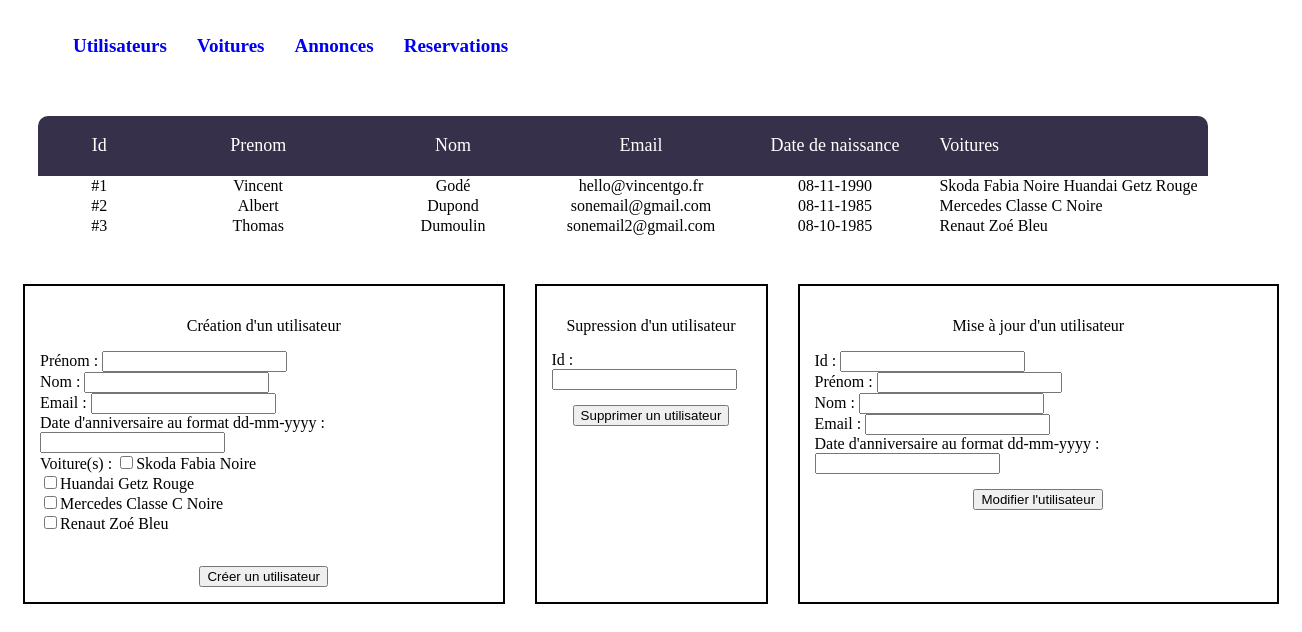
The page /users.php on the database its author committed.
### tables this page shows
CREATE TABLE `users` (
  `id` int(11) NOT NULL,
  `firstname` varchar(255) NOT NULL,
  `lastname` varchar(255) NOT NULL,
  `email` varchar(255) NOT NULL,
  `birthday` datetime NOT NULL
);

CREATE TABLE `cars` (
  `id` int(11) NOT NULL,
  `brand` varchar(255) NOT NULL,
  `model` varchar(255) NOT NULL,
  `color` varchar(255) NOT NULL,
  `nbrSlots` int(11) NOT NULL
);

### class/Services/DataBaseService.php (called while the page is built, shortened)
<?php
class DataBaseService
{
    private $connection;
    public function __construct()
    {
        try {
            $this->connection = new PDO(
                'mysql:host=' . self::HOST . ';port=' . self::PORT . ';dbname=' . self::DATABASE_NAME,
                self::MYSQL_USER,
                self::MYSQL_PASSWORD
            );
            $this->connection->exec("SET CHARACTER SET utf8");
        } catch (Exception $e) {
            echo 'Erreur : ' . $e->getMessage();
        }
    }
    public function getUsers(): array
    {
        $users = [];
        $sql = 'SELECT * FROM users';
        $query = $this->connection->query($sql);
        $results = $query->fetchAll(PDO::FETCH_ASSOC);
        if (!empty($results)) {
            $users = $results;
        }
        return $users;
    }
    public function getCars(): array
    {
        $cars = [];
        $sql = 'SELECT * FROM cars';
        $query = $this->connection->query($sql);
        $results = $query->fetchAll(PDO::FETCH_ASSOC);
        if (!empty($results)) {
            $cars = $results;
        }
        return $cars;
    }
    public function getUserCars(string $userId): array
    {
        $userCars = [];
        $data = [
            'userId' => $userId,
        ];
        $sql = '
            SELECT c.*
            FROM cars as c
            LEFT JOIN users_cars as uc ON uc.car_id = c.id
            WHERE uc.user_id = :userId';
        $query = $this->connection->prepare($sql);
        $query->execute($data);
        $results = $query->fetchAll(PDO::FETCH_ASSOC);
        if (!empty($results)) {
            $userCars = $results;
        }
        return $userCars;
    }
}

### class/Services/UsersService.php (called while the page is built, shortened)
<?php
class UsersService
{
    public function getUsers(): array
    {
        $users = [];
        $dataBaseService = new DataBaseService();
        $usersDTO = $dataBaseService->getUsers();
        if (!empty($usersDTO)) {
            foreach ($usersDTO as $userDTO) {
                $user = new User();
                $user->setId($userDTO['id']);
                $user->setFirstname($userDTO['firstname']);
                $user->setLastname($userDTO['lastname']);
                $user->setEmail($userDTO['email']);
                $date = new DateTime($userDTO['birthday']);
                if ($date !== false) {
                    $user->setbirthday($date);
                }
                $cars = $this->getUserCars($userDTO['id']);
                $user->setCars($cars);
                $users[] = $user;
            }
        }
        return $users;
    }
    public function getUserCars(string $userId): array
    {
        $userCars = [];
        $dataBaseService = new DataBaseService();
        $usersCarsDTO = $dataBaseService->getUserCars($userId);
        if (!empty($usersCarsDTO)) {
            foreach ($usersCarsDTO as $userCarDTO) {
                $car = new Car();
                $car->setId($userCarDTO['id']);
                $car->setBrand($userCarDTO['brand']);
                $car->setModel($userCarDTO['model']);
                $car->setColor($userCarDTO['color']);
                $car->setNbrSlots($userCarDTO['nbrSlots']);
                $userCars[] = $car;
            }
        }
        return $userCars;
    }
}

### class/Entities/Car.php (called while the page is built, shortened)
<?php
class Car
{
    private $id;
    private $brand;
    private $model;
    private $color;
    public function getId(): string
    {
        return $this->id;
    }
    public function setId(string $id): self
    {
        $this->id = $id;
        return $this;
    }
    public function getBrand(): string
    {
        return $this->brand;
    }
    public function setBrand(string $brand): self
    {
        $this->brand = $brand;
        return $this;
    }
    public function getModel(): string
    {
        return $this->model;
    }
    public function setModel(string $model): self
    {
        $this->model = $model;
        return $this;
    }
    public function getColor(): string
    {
        return $this->color;
    }
    public function setColor(string $color): self
    {
        $this->color = $color;
        return $this;
    }
    public function setNbrSlots(int $nbrSlots): self
    {
        return $this;
    }
}

### class/Entities/User.php (called while the page is built, shortened)
<?php
class User
{
    private $id;
    private $firstname;
    private $lastname;
    private $email;
    private $birthday;
    private $cars;
    public function getId(): string
    {
        return $this->id;
    }
    public function setId(string $id): void
    {
        $this->id = $id;
    }
    public function getFirstname(): string
    {
        return $this->firstname;
    }
    public function setFirstname(string $firstname): void
    {
        $this->firstname = $firstname;
    }
    public function getLastname(): string
    {
        return $this->lastname;
    }
    public function setLastname(string $lastname): void
    {
        $this->lastname = $lastname;
    }
    public function getEmail(): string
    {
        return $this->email;
    }
    public function setEmail($email): void
    {
        $this->email = $email;
    }
    public function getBirthday(): DateTime
    {
        return $this->birthday;
    }
    public function setBirthday(DateTime $birthday): void
    {
        $this->birthday = $birthday;
    }
    public function getCars(): ?array
    {
        return $this->cars;
    }
    public function setCars(array $cars)
    {
        $this->cars = $cars;
        return $this;
    }
}

### class/Services/CarsService.php (called while the page is built, shortened)
<?php
class CarsService
{
    public function getCars(): array
    {
        $cars = [];
        $dataBaseService = new DataBaseService();
        $carsDTO = $dataBaseService->getCars();
        if (!empty($carsDTO)) {
            foreach ($carsDTO as $carDTO) {
                $car = new Car();
                $car->setId($carDTO['id']);
                $car->setBrand($carDTO['brand']);
                $car->setModel($carDTO['model']);
                $car->setColor($carDTO['color']);
                $car->setNbrSlots($carDTO['nbrSlots']);
                $cars[] = $car;
            }
        }
        return $cars;
    }
}

### users.php (the view, shortened to what this page needs)
<!DOCTYPE html>
<html lang="fr-FR" prefix="og: https://ogp.me/ns#">
<head>
    <link rel="stylesheet" href="style.css">
</head>
<body>
<?php
include("header.php");
?>
<main id="content" class="content">
    <section>
        <div class="container-table100">
        <div class="wrap-table100">
        <div class="table100">
        <table>
        <thead>
        <?php
			$controller = new UsersController();
			echo $controller->getUsers();
		?>
        </tbody>
        </table>
        </div>
        </div>
        </div>
    </section>
    <div id="bdd" class="bdd">
        <section>
            <?php
                $carsService = new CarsService();
                $cars = $carsService->getCars();
            ?>
            <p>Création d'un utilisateur</p>
            <form method="post" action="users.php" name ="userCreateForm">
                <label for="firstname">Prénom :</label>
                <input type="text" name="firstname">
                <br />
                <label for="lastname">Nom :</label>
                <input type="text" name="lastname">
                <br />
                <label for="email">Email :</label>
                <input type="text" name="email">
                <br />
                <label for="birthday">Date d'anniversaire au format dd-mm-yyyy :</label>
                <input type="text" name="birthday">
                <br />
                <label for="cars">Voiture(s) :</label>
                <?php foreach ($cars as $car): ?>
                    <?php $carName = $car->getBrand() . ' ' . $car->getModel() . ' ' . $car->getColor(); ?>
                    <input type="checkbox" name="cars[]" value="<?php echo $car->getId(); ?>"><?php echo $carName; ?>
                    <br />
                <?php endforeach; ?>
                <br />
                <input type="submit" value="Créer un utilisateur" class="button">
            </form>
        </section>
        <section>
            <p>Supression d'un utilisateur</p>
            <form method="post" action="users.php" name ="userDeleteForm">
                <label for="id">Id :</label>
                <input type="text" name="id">
                <br />
                <input type="submit" value="Supprimer un utilisateur" class="button">
            </form>
        </section>
        <section>
            <p>Mise à jour d'un utilisateur</p>
            <form method="post" action="users.php" name ="userUpdateForm">
                <label for="id">Id :</label>
                <input type="text" name="id">
                <br />
                <label for="firstname">Prénom :</label>
                <input type="text" name="firstname">
                <br />
                <label for="lastname">Nom :</label>
                <input type="text" name="lastname">
                <br />
                <label for="email">Email :</label>
                <input type="text" name="email">
                <br />
                <label for="birthday">Date d'anniversaire au format dd-mm-yyyy :</label>
                <input type="text" name="birthday">
                <br />
                <input type="submit" value="Modifier l'utilisateur" class="button">
            </form>
        </section>
    </div>
</main>
</body>
</html>

### class/Controllers/UsersController.php (shortened to what this page needs)
<?php
class UsersController
{
    public function getUsers(): string
    {
        $html = '
            <tr class="table100-head">
            <th class="column1">Id</th>
            <th class="column2">Prenom</th>
            <th class="column3">Nom</th>
            <th class="column4">Email</th>
            <th class="column5">Date de naissance</th>
            <th class="column6">Voitures</th>
            </tr>
            </thead>
            <tbody>';
        $usersService = new UsersService();
        $users = $usersService->getUsers();
        foreach ($users as $user) {
            $carsHtml = '';
            if (!empty($user->getCars())) {
                foreach ($user->getCars() as $car) {
                    $carsHtml .= $car->getBrand() . ' ' . $car->getModel() . ' ' . $car->getColor() . ' ';
                }
            }
            $html .=
                '<tr>' .
                '<td class="column1"> #' . $user->getId() . '</td>' .
                '<td class="column2">' . $user->getFirstname() . '</td>' .
                '<td class="column3">' . $user->getLastname() . '</td>' .
                '<td class="column4">' . $user->getEmail() . '</td>' .
                '<td class="column5">' . $user->getBirthday()->format('d-m-Y') . '</td>' .
                '<td class="column6">' . $carsHtml .
                '</tr>';
        }
        return $html;
    }
}

### style.css (style rules this page uses)
.content { position: relative; }
.bdd { display: flex; }
.bdd section { margin: 15px; padding: 15px; border: 2px black solid; }
.button { margin-top: 15px; display: flex; margin-left: auto; margin-right: auto; }
section p { display: flex; justify-content: center; }
.container-table100 { width: 100%; display: flex; align-items: center; flex-wrap: wrap; padding: 33px 30px; }
.wrap-table100 { width: 1170px; }
table { border-spacing: 1; border-collapse: collapse; background: #fff; border-radius: 10px; overflow: hidden; width: 100%; margin: 0 auto; position: relative; }
table thead tr { height: 60px; background: #36304a; }
.table100-head th { font-family: OpenSans-Regular; font-size: 18px; color: #fff; line-height: 1.2; font-weight: unset; }
.column1 { width: 100px; text-align: center; }
.column2 { width: 160px; text-align: center; }
.column3 { width: 160px; text-align: center; }
.column4 { width: 110px; text-align: center; }
.column5 { width: 170px; text-align: center; }

### rows shown on the page
users: id "1", firstname "Vincent", lastname "Godé", email "hello@vincentgo.fr", format "08-11-1990", carsHtml "Skoda Fabia Noire Huandai Getz Rouge"
users: id "2", firstname "Albert", lastname "Dupond", email "sonemail@gmail.com", format "08-11-1985", carsHtml "Mercedes Classe C Noire"
users: id "3", firstname "Thomas", lastname "Dumoulin", email "sonemail2@gmail.com", format "08-10-1985", carsHtml "Renaut Zoé Bleu"
cars: carName "Skoda Fabia Noire"
cars: carName "Huandai Getz Rouge"
cars: carName "Mercedes Classe C Noire"
cars: carName "Renaut Zoé Bleu"
